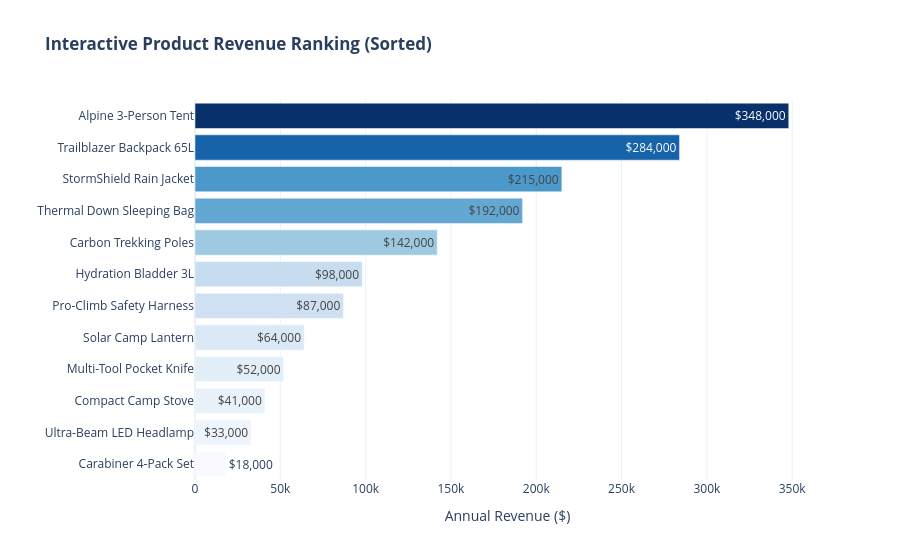

Write notebook code for a chart like this one.
### Markdown cell above
## 7. Plotly Express Visualization (Interactive Web Chart)

Plotly Express makes it seamless to build interactive ranking charts with continuous color scales that reinforce rank visually.
- **Hover** over any bar to view the exact revenue.
- The darker gradient immediately draws visual attention to top performers.

### Code cell
# For Plotly horizontal bars, sort ascending so the largest bar appears at the top
df_px_sorted = df.sort_values(by="revenue", ascending=True)

fig = px.bar(
    df_px_sorted,
    x="revenue",
    y="product",
    orientation="h",
    color="revenue",
    color_continuous_scale="Blues",
    title="<b>Interactive Product Revenue Ranking (Sorted)</b>",
    labels={"revenue": "Annual Revenue ($)", "product": "Product Name"},
    text_auto="$,.0f"
)

# Clean up layout
fig.update_layout(
    xaxis_title="Annual Revenue ($)",
    yaxis_title="",
    template="plotly_white",
    coloraxis_showscale=False # Clean look
)

fig.show()

### Figure 1 — Plotly figure (JSON) as saved in the notebook; plotly's stock layout.template omitted (floating-point values rounded to 4 significant figures)
{"data": [{"hovertemplate": "Annual Revenue ($)=%{marker.color}<br>Product Name=%{y}<extra></extra>", "legendgroup": "", "marker": {"color": [18000, 33000, 41000, 52000, 64000, 87000, 98000, 142000, 192000, 215000, 284000, 348000], "coloraxis": "coloraxis", "pattern": {"shape": ""}}, "name": "", "orientation": "h", "showlegend": false, "textposition": "auto", "texttemplate": "%{x:$,.0f}", "type": "bar", "x": [18000, 33000, 41000, 52000, 64000, 87000, 98000, 142000, 192000, 215000, 284000, 348000], "xaxis": "x", "y": ["Carabiner 4-Pack Set", "Ultra-Beam LED Headlamp", "Compact Camp Stove", "Multi-Tool Pocket Knife", "Solar Camp Lantern", "Pro-Climb Safety Harness", "Hydration Bladder 3L", "Carbon Trekking Poles", "Thermal Down Sleeping Bag", "StormShield Rain Jacket", "Trailblazer Backpack 65L", "Alpine 3-Person Tent"], "yaxis": "y"}], "layout": {"barmode": "relative", "coloraxis": {"autocolorscale": false, "colorbar": {"title": {"text": "Annual Revenue ($)"}}, "colorscale": [[0, "rgb(247,251,255)"], [0.125, "rgb(222,235,247)"], [0.25, "rgb(198,219,239)"], [0.375, "rgb(158,202,225)"], [0.5, "rgb(107,174,214)"], [0.625, "rgb(66,146,198)"], [0.75, "rgb(33,113,181)"], [0.875, "rgb(8,81,156)"], [1, "rgb(8,48,107)"]], "showscale": false}, "legend": {"tracegroupgap": 0}, "title": {"text": "<b>Interactive Product Revenue Ranking (Sorted)</b>"}, "xaxis": {"anchor": "y", "domain": [0, 1], "title": {"text": "Annual Revenue ($)"}}, "yaxis": {"anchor": "x", "domain": [0, 1], "title": {"text": ""}}}}
